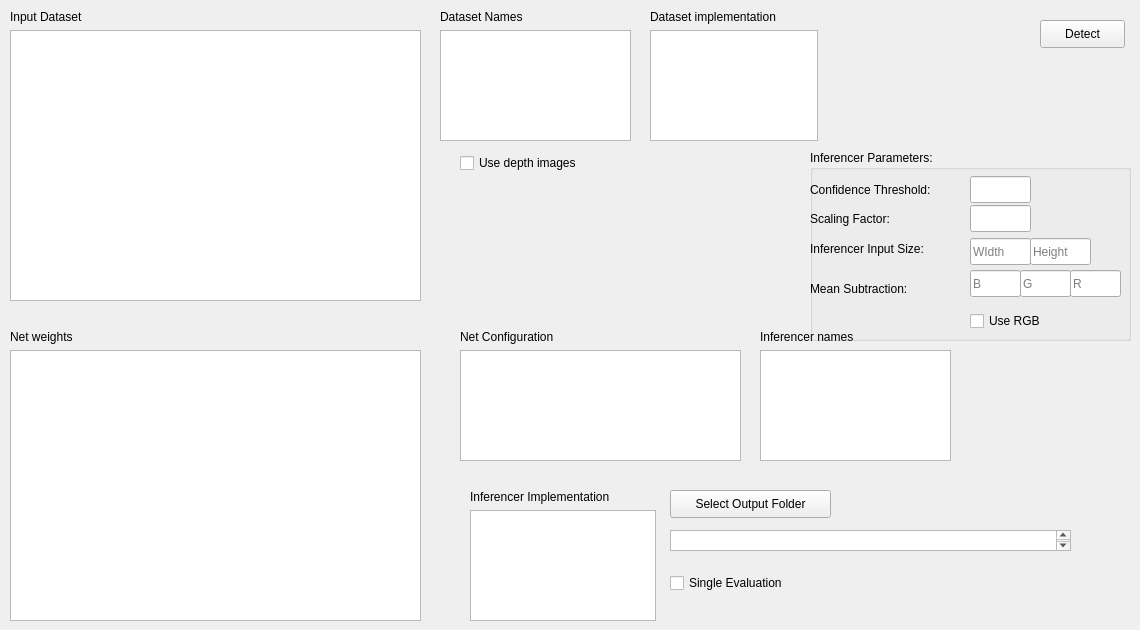
                <widget class="QWidget" name="tab">
                    <attribute name="title">
                        <string>Detector</string>
                    </attribute>
                    <widget class="QWidget" name="verticalLayoutWidget_18">
                        <property name="geometry">
                            <rect>
                                <x>650</x>
                                <y>10</y>
                                <width>168</width>
                                <height>131</height>
                            </rect>
                        </property>
                        <layout class="QVBoxLayout" name="verticalLayout_18">
                            <item>
                                <widget class="QLabel" name="label_20">
                                    <property name="text">
                                        <string>Dataset implementation</string>
                                    </property>
                                </widget>
                            </item>
                            <item>
                                <widget class="QListView" name="listView_detector_reader_imp"/>
                            </item>
                        </layout>
                    </widget>
                    <widget class="QWidget" name="verticalLayoutWidget_19">
                        <property name="geometry">
                            <rect>
                                <x>440</x>
                                <y>10</y>
                                <width>191</width>
                                <height>131</height>
                            </rect>
                        </property>
                        <layout class="QVBoxLayout" name="verticalLayout_19">
                            <item>
                                <widget class="QLabel" name="label_21">
                                    <property name="text">
                                        <string>Dataset Names</string>
                                    </property>
                                </widget>
                            </item>
                            <item>
                                <widget class="QListView" name="listView_detector_names"/>
                            </item>
                        </layout>
                    </widget>
                    <widget class="QWidget" name="verticalLayoutWidget_20">
                        <property name="geometry">
                            <rect>
                                <x>10</x>
                                <y>10</y>
                                <width>411</width>
                                <height>291</height>
                            </rect>
                        </property>
                        <layout class="QVBoxLayout" name="verticalLayout_20">
                            <item>
                                <widget class="QLabel" name="label_22">
                                    <property name="text">
                                        <string>Input Dataset</string>
                                    </property>
                                </widget>
                            </item>
                            <item>
                                <widget class="QListView" name="listView_detector_dataset"/>
                            </item>
                        </layout>
                    </widget>
                    <widget class="QTextEdit" name="textEdit_detectorOutPath">
                        <property name="geometry">
                            <rect>
                                <x>670</x>
                                <y>530</y>
                                <width>401</width>
                                <height>21</height>
                            </rect>
                        </property>
                    </widget>
                    <widget class="QPushButton" name="pushButton_detector_output">
                        <property name="geometry">
                            <rect>
                                <x>670</x>
                                <y>490</y>
                                <width>161</width>
                                <height>28</height>
                            </rect>
                        </property>
                        <property name="text">
                            <string>Select Output Folder</string>
                        </property>
                    </widget>
                    <widget class="QWidget" name="verticalLayoutWidget_21">
                        <property name="geometry">
                            <rect>
                                <x>10</x>
                                <y>330</y>
                                <width>411</width>
                                <height>291</height>
                            </rect>
                        </property>
                        <layout class="QVBoxLayout" name="verticalLayout_21">
                            <item>
                                <widget class="QLabel" name="label_23">
                                    <property name="text">
                                        <string>Net weights</string>
                                    </property>
                                </widget>
                            </item>
                            <item>
                                <widget class="QListView" name="listView_detector_weights"/>
                            </item>
                        </layout>
                    </widget>
                    <widget class="QWidget" name="verticalLayoutWidget_22">
                        <property name="geometry">
                            <rect>
                                <x>460</x>
                                <y>330</y>
                                <width>281</width>
                                <height>131</height>
                            </rect>
                        </property>
                        <layout class="QVBoxLayout" name="verticalLayout_22">
                            <item>
                                <widget class="QLabel" name="label_24">
                                    <property name="text">
                                        <string>Net Configuration</string>
                                    </property>
                                </widget>
                            </item>
                            <item>
                                <widget class="QListView" name="listView_detector_net_config"/>
                            </item>
                        </layout>
                    </widget>
                    <widget class="QWidget" name="verticalLayoutWidget_23">
                        <property name="geometry">
                            <rect>
                                <x>470</x>
                                <y>490</y>
                                <width>186</width>
                                <height>131</height>
                            </rect>
                        </property>
                        <layout class="QVBoxLayout" name="verticalLayout_23">
                            <item>
                                <widget class="QLabel" name="label_25">
                                    <property name="text">
                                        <string>Inferencer Implementation</string>
                                    </property>
                                </widget>
                            </item>
                            <item>
                                <widget class="QListView" name="listView_detector_imp"/>
                            </item>
                        </layout>
                    </widget>
                    <widget class="QPushButton" name="pushButton_detect">
                        <property name="geometry">
                            <rect>
                                <x>1040</x>
                                <y>20</y>
                                <width>85</width>
                                <height>28</height>
                            </rect>
                        </property>
                        <property name="text">
                            <string>Detect</string>
                        </property>
                    </widget>
                    <widget class="QCheckBox" name="checkBox_detector_useDepth">
                        <property name="geometry">
                            <rect>
                                <x>460</x>
                                <y>150</y>
                                <width>161</width>
                                <height>26</height>
                            </rect>
                        </property>
                        <property name="text">
                            <string>Use depth images</string>
                        </property>
                    </widget>
                    <widget class="QCheckBox" name="checkBox_detector_single">
                        <property name="geometry">
                            <rect>
                                <x>670</x>
                                <y>570</y>
                                <width>161</width>
                                <height>26</height>
                            </rect>
                        </property>
                        <property name="text">
                            <string>Single Evaluation</string>
                        </property>
                    </widget>
                    <widget class="QWidget" name="verticalLayoutWidget_24">
                        <property name="geometry">
                            <rect>
                                <x>760</x>
                                <y>330</y>
                                <width>191</width>
                                <height>131</height>
                            </rect>
                        </property>
                        <layout class="QVBoxLayout" name="verticalLayout_24">
                            <item>
                                <widget class="QLabel" name="label_26">
                                    <property name="text">
                                        <string>Inferencer names</string>
                                    </property>
                                </widget>
                            </item>
                            <item>
                                <widget class="QListView" name="listView_detector_names_inferencer"/>
                            </item>
                        </layout>
                    </widget>
                    <widget class="QGroupBox" name="detector_groupBox_inferencer_params">
                        <property name="geometry">
                            <rect>
                                <x>810</x>
                                <y>150</y>
                                <width>321</width>
                                <height>191</height>
                            </rect>
                        </property>
                        <property name="title">
                            <string>Inferencer Parameters:</string>
                        </property>
                        <widget class="QCheckBox" name="detector_checkBox_use_rgb">
                            <property name="geometry">
                                <rect>
                                    <x>160</x>
                                    <y>160</y>
                                    <width>97</width>
                                    <height>22</height>
                                </rect>
                            </property>
                            <property name="text">
                                <string>Use RGB</string>
                            </property>
                        </widget>
                        <widget class="QLineEdit" name="detector_lineEdit_confidence_thresh">
                            <property name="geometry">
                                <rect>
                                    <x>160</x>
                                    <y>26</y>
                                    <width>61</width>
                                    <height>27</height>
                                </rect>
                            </property>
                        </widget>
                        <widget class="QLabel" name="label">
                            <property name="geometry">
                                <rect>
                                    <x>0</x>
                                    <y>30</y>
                                    <width>161</width>
                                    <height>20</height>
                                </rect>
                            </property>
                            <property name="text">
                                <string>Confidence Threshold:</string>
                            </property>
                        </widget>
                        <widget class="QLabel" name="label_211">
                            <property name="geometry">
                                <rect>
                                    <x>0</x>
                                    <y>60</y>
                                    <width>141</width>
                                    <height>17</height>
                                </rect>
                            </property>
                            <property name="text">
                                <string>Scaling Factor:</string>
                            </property>
                        </widget>
                        <widget class="QLineEdit" name="detector_lineEdit_inferencer_scaling_factor">
                            <property name="geometry">
                                <rect>
                                    <x>160</x>
                                    <y>55</y>
                                    <width>61</width>
                                    <height>27</height>
                                </rect>
                            </property>
                        </widget>
                        <widget class="QLineEdit" name="detector_lineEdit_mean_sub_blue">
                            <property name="geometry">
                                <rect>
                                    <x>160</x>
                                    <y>120</y>
                                    <width>51</width>
                                    <height>27</height>
                                </rect>
                            </property>
                            <property name="placeholderText">
                                <string>B</string>
                            </property>
                        </widget>
                        <widget class="QLineEdit" name="detector_lineEdit_mean_sub_green">
                            <property name="geometry">
                                <rect>
                                    <x>210</x>
                                    <y>120</y>
                                    <width>51</width>
                                    <height>27</height>
                                </rect>
                            </property>
                            <property name="placeholderText">
                                <string>G</string>
                            </property>
                        </widget>
                        <widget class="QLineEdit" name="detector_lineEdit_mean_sub_red">
                            <property name="geometry">
                                <rect>
                                    <x>260</x>
                                    <y>120</y>
                                    <width>51</width>
                                    <height>27</height>
                                </rect>
                            </property>
                            <property name="placeholderText">
                                <string>R</string>
                            </property>
                        </widget>
                        <widget class="QLabel" name="label_33">
                            <property name="geometry">
                                <rect>
                                    <x>0</x>
                                    <y>130</y>
                                    <width>131</width>
                                    <height>17</height>
                                </rect>
                            </property>
                            <property name="text">
                                <string>Mean Subtraction:</string>
                            </property>
                        </widget>
                        <widget class="QLabel" name="label_43">
                            <property name="geometry">
                                <rect>
                                    <x>0</x>
                                    <y>90</y>
                                    <width>161</width>
                                    <height>17</height>
                                </rect>
                            </property>
                            <property name="text">
                                <string>Inferencer Input Size:</string>
                            </property>
                        </widget>
                        <widget class="QLineEdit" name="detector_lineEdit_inferencer_input_width">
                            <property name="geometry">
                                <rect>
                                    <x>160</x>
                                    <y>88</y>
                                    <width>61</width>
                                    <height>27</height>
                                </rect>
                            </property>
                            <property name="inputMask">
                                <string/>
                            </property>
                            <property name="placeholderText">
                                <string>WIdth</string>
                            </property>
                        </widget>
                        <widget class="QLineEdit" name="detector_lineEdit_inferencer_input_height">
                            <property name="geometry">
                                <rect>
                                    <x>220</x>
                                    <y>88</y>
                                    <width>61</width>
                                    <height>27</height>
                                </rect>
                            </property>
                            <property name="placeholderText">
                                <string>Height</string>
                            </property>
                        </widget>
                    </widget>
                </widget>
